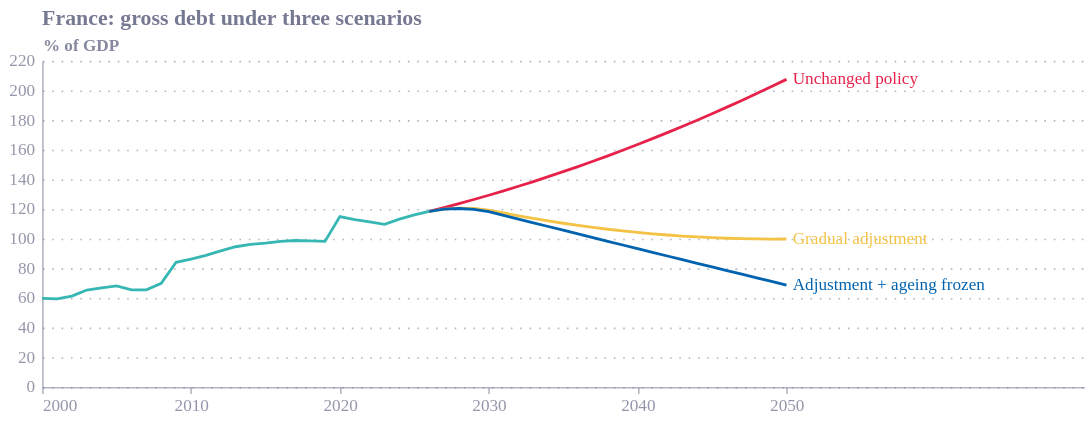

Source (Vega-Lite JSON):
### Vega-Lite specification from a JSON file in a GitHub repository (floating-point values rounded to 4 significant figures)
{"config": {"font": "Circular Std", "text": {"color": "#676A86", "align": "left", "baseline": "middle", "dx": 7, "dy": 0, "fontSize": 11}, "view": {"stroke": null, "continuousWidth": 400, "continuousHeight": 300, "discreteWidth": 400, "discreteHeight": 300}, "range": {"category": ["#36B7B4", "#E6224B", "#F4C245", "#0063AF", "#00A767", "#179FDB", "#EB5C2E"], "diverging": ["#E6224B", "#E54753", "#C9C9C9", "#179FDB", "#122B39"], "heatmap": ["#C9C9C9", "#179FDB", "#0063AF", "#122B39"], "ordinal": ["#00A767", "#36B7B4", "#179FDB", "#0063AF", "#243B5A"]}, "bar": {"color": "#179fdb"}, "line": {"color": "#e6224b"}, "rule": {"color": "#676A86"}, "area": {"opacity": 0.3}, "point": {"filled": true, "size": 80, "color": "#e6224b", "opacity": 0.95}, "geoshape": {"stroke": "white", "strokeWidth": 0.3}, "rect": {"fill": "#d6d4d4", "opacity": 0.3}, "axis": {"labelColor": "#676A86", "labelFontSize": 11, "labelFont": "Circular Std", "labelOpacity": 0.7, "tickColor": "#676A86", "tickOpacity": 0.5, "domainColor": "#676A86", "domainOpacity": 0.5, "gridColor": "#676A86", "gridDash": [2, 2], "gridOpacity": 0.5, "title": null, "titleColor": "#676A86", "titleOpacity": 0.8, "tickSize": 4}, "axisXDiscrete": {"grid": false, "labelAngle": 0, "tickCount": 10, "tickOpacity": 0.5, "title": null}, "axisYDiscrete": {"ticks": false, "labelPadding": 5}, "axisXTemporal": {"grid": false, "ticks": true}, "axisXQuantitative": {"grid": true}, "axisYQuantitative": {"gridColor": "#676A86", "gridDash": [1, 5], "gridOpacity": 0.5, "ticks": false, "labelPadding": 5, "tickCount": 8, "titleAngle": 0, "titleAlign": "left", "titleBaseline": "bottom", "titleX": 0, "titleY": -5}, "title": {"color": "#676A86E6", "subtitleColor": "#676A86", "font": "Circular Std", "subtitleFont": "Circular Std", "anchor": "start", "fontSize": 14, "subtitleFontSize": 12, "subtitlePadding": 4, "offset": 0, "frame": "group"}, "legend": {"titleColor": "#122b39", "title": null, "labelColor": "#122b39", "labelFontSize": 11}}, "layer": [{"data": {"name": "data-b04e69684579a0aa7e8b8fb02d1171f7"}, "mark": {"type": "line", "strokeWidth": 1.8}, "encoding": {"color": {"field": "series", "legend": null, "sort": ["Outturn", "Unchanged policy", "Gradual adjustment", "Adjustment + ageing frozen"], "type": "nominal"}, "x": {"axis": {"format": "d", "grid": false, "values": [2000, 2010, 2020, 2030, 2040, 2050]}, "field": "year", "scale": {"domain": [2000, 2070], "zero": false}, "title": null, "type": "quantitative"}, "y": {"field": "v", "title": "% of GDP", "type": "quantitative"}}}, {"data": {"name": "data-c1bb8ada10548dbc6b083cef89736f64"}, "mark": {"type": "text", "align": "left", "dx": 4, "fontSize": 11}, "encoding": {"color": {"field": "series", "legend": null, "sort": ["Outturn", "Unchanged policy", "Gradual adjustment", "Adjustment + ageing frozen"], "type": "nominal"}, "text": {"field": "series", "type": "nominal"}, "x": {"field": "year", "scale": {"domain": [2000, 2070], "zero": false}, "type": "quantitative"}, "y": {"field": "ylab", "type": "quantitative"}}}], "autosize": {"contains": "padding", "type": "fit"}, "height": 270, "title": "France: gross debt under three scenarios", "width": 700, "$schema": "https://vega.github.io/schema/vega-lite/v6.4.1.json", "datasets": {"data-b04e69684579a0aa7e8b8fb02d1171f7": [{"year": 2000, "v": 59.72, "series": "Outturn"}, {"year": 2001, "v": 59.32, "series": "Outturn"}, {"year": 2002, "v": 61.26, "series": "Outturn"}, {"year": 2003, "v": 65.36, "series": "Outturn"}, {"year": 2004, "v": 66.88, "series": "Outturn"}, {"year": 2005, "v": 68.19, "series": "Outturn"}, {"year": 2006, "v": 65.4, "series": "Outturn"}, {"year": 2007, "v": 65.48, "series": "Outturn"}, {"year": 2008, "v": 69.82, "series": "Outturn"}, {"year": 2009, "v": 84.06, "series": "Outturn"}, {"year": 2010, "v": 86.28, "series": "Outturn"}, {"year": 2011, "v": 88.75, "series": "Outturn"}, {"year": 2012, "v": 91.74, "series": "Outturn"}, {"year": 2013, "v": 94.56, "series": "Outturn"}, {"year": 2014, "v": 96.16, "series": "Outturn"}, {"year": 2015, "v": 96.98, "series": "Outturn"}, {"year": 2016, "v": 98.15, "series": "Outturn"}, {"year": 2017, "v": 98.76, "series": "Outturn"}, {"year": 2018, "v": 98.53, "series": "Outturn"}, {"year": 2019, "v": 98.16, "series": "Outturn"}, {"year": 2020, "v": 114.9, "series": "Outturn"}, {"year": 2021, "v": 112.8, "series": "Outturn"}, {"year": 2022, "v": 111.4, "series": "Outturn"}, {"year": 2023, "v": 109.6, "series": "Outturn"}, {"year": 2024, "v": 113.2, "series": "Outturn"}, {"year": 2025, "v": 116.0, "series": "Outturn"}, {"year": 2026, "v": 118.4, "series": "Outturn"}, {"year": 2026, "v": 118.4, "series": "Unchanged policy"}, {"year": 2027, "v": 121.0, "series": "Unchanged policy"}, {"year": 2028, "v": 123.7, "series": "Unchanged policy"}, {"year": 2029, "v": 126.4, "series": "Unchanged policy"}, {"year": 2030, "v": 129.3, "series": "Unchanged policy"}, {"year": 2031, "v": 132.3, "series": "Unchanged policy"}, {"year": 2032, "v": 135.4, "series": "Unchanged policy"}, {"year": 2033, "v": 138.6, "series": "Unchanged policy"}, {"year": 2034, "v": 141.8, "series": "Unchanged policy"}, {"year": 2035, "v": 145.2, "series": "Unchanged policy"}, {"year": 2036, "v": 148.7, "series": "Unchanged policy"}, {"year": 2037, "v": 152.2, "series": "Unchanged policy"}, {"year": 2038, "v": 155.9, "series": "Unchanged policy"}, {"year": 2039, "v": 159.7, "series": "Unchanged policy"}, {"year": 2040, "v": 163.5, "series": "Unchanged policy"}, {"year": 2041, "v": 167.5, "series": "Unchanged policy"}, {"year": 2042, "v": 171.6, "series": "Unchanged policy"}, {"year": 2043, "v": 175.7, "series": "Unchanged policy"}, {"year": 2044, "v": 180.0, "series": "Unchanged policy"}, {"year": 2045, "v": 184.3, "series": "Unchanged policy"}, {"year": 2046, "v": 188.8, "series": "Unchanged policy"}, {"year": 2047, "v": 193.3, "series": "Unchanged policy"}, {"year": 2048, "v": 197.9, "series": "Unchanged policy"}, {"year": 2049, "v": 202.7, "series": "Unchanged policy"}, {"year": 2050, "v": 207.5, "series": "Unchanged policy"}, {"year": 2026, "v": 118.4, "series": "Gradual adjustment"}, {"year": 2027, "v": 120.0, "series": "Gradual adjustment"}, {"year": 2028, "v": 120.7, "series": "Gradual adjustment"}, {"year": 2029, "v": 120.4, "series": "Gradual adjustment"}, {"year": 2030, "v": 119.3, "series": "Gradual adjustment"}, {"year": 2031, "v": 117.3, "series": "Gradual adjustment"}, {"year": 2032, "v": 115.4, "series": "Gradual adjustment"}, {"year": 2033, "v": 113.7, "series": "Gradual adjustment"}, {"year": 2034, "v": 112.0, "series": "Gradual adjustment"}, {"year": 2035, "v": 110.4, "series": "Gradual adjustment"}, {"year": 2036, "v": 109.0, "series": "Gradual adjustment"}, {"year": 2037, "v": 107.6, "series": "Gradual adjustment"}, {"year": 2038, "v": 106.4, "series": "Gradual adjustment"}, {"year": 2039, "v": 105.2, "series": "Gradual adjustment"}, {"year": 2040, "v": 104.2, "series": "Gradual adjustment"}, {"year": 2041, "v": 103.3, "series": "Gradual adjustment"}, {"year": 2042, "v": 102.5, "series": "Gradual adjustment"}, {"year": 2043, "v": 101.8, "series": "Gradual adjustment"}, {"year": 2044, "v": 101.2, "series": "Gradual adjustment"}, {"year": 2045, "v": 100.7, "series": "Gradual adjustment"}, {"year": 2046, "v": 100.3, "series": "Gradual adjustment"}, {"year": 2047, "v": 100.0, "series": "Gradual adjustment"}, {"year": 2048, "v": 99.82, "series": "Gradual adjustment"}, {"year": 2049, "v": 99.75, "series": "Gradual adjustment"}, {"year": 2050, "v": 99.79, "series": "Gradual adjustment"}, {"year": 2026, "v": 118.4, "series": "Adjustment + ageing frozen"}, {"year": 2027, "v": 119.9, "series": "Adjustment + ageing frozen"}, {"year": 2028, "v": 120.3, "series": "Adjustment + ageing frozen"}, {"year": 2029, "v": 119.8, "series": "Adjustment + ageing frozen"}, {"year": 2030, "v": 118.3, "series": "Adjustment + ageing frozen"}, {"year": 2031, "v": 115.8, "series": "Adjustment + ageing frozen"}, {"year": 2032, "v": 113.2, "series": "Adjustment + ageing frozen"}, {"year": 2033, "v": 110.7, "series": "Adjustment + ageing frozen"}, {"year": 2034, "v": 108.2, "series": "Adjustment + ageing frozen"}, {"year": 2035, "v": 105.7, "series": "Adjustment + ageing frozen"}, {"year": 2036, "v": 103.2, "series": "Adjustment + ageing frozen"}, {"year": 2037, "v": 100.7, "series": "Adjustment + ageing frozen"}, {"year": 2038, "v": 98.23, "series": "Adjustment + ageing frozen"}, {"year": 2039, "v": 95.74, "series": "Adjustment + ageing frozen"}, {"year": 2040, "v": 93.26, "series": "Adjustment + ageing frozen"}, {"year": 2041, "v": 90.79, "series": "Adjustment + ageing frozen"}, {"year": 2042, "v": 88.32, "series": "Adjustment + ageing frozen"}, {"year": 2043, "v": 85.85, "series": "Adjustment + ageing frozen"}, {"year": 2044, "v": 83.39, "series": "Adjustment + ageing frozen"}, {"year": 2045, "v": 80.93, "series": "Adjustment + ageing frozen"}, {"year": 2046, "v": 78.48, "series": "Adjustment + ageing frozen"}, {"year": 2047, "v": 76.04, "series": "Adjustment + ageing frozen"}, {"year": 2048, "v": 73.6, "series": "Adjustment + ageing frozen"}, {"year": 2049, "v": 71.16, "series": "Adjustment + ageing frozen"}, {"year": 2050, "v": 68.73, "series": "Adjustment + ageing frozen"}], "data-c1bb8ada10548dbc6b083cef89736f64": [{"year": 2050, "v": 68.73, "series": "Adjustment + ageing frozen", "ylab": 68.73}, {"year": 2050, "v": 99.79, "series": "Gradual adjustment", "ylab": 99.79}, {"year": 2050, "v": 207.5, "series": "Unchanged policy", "ylab": 207.5}]}}
